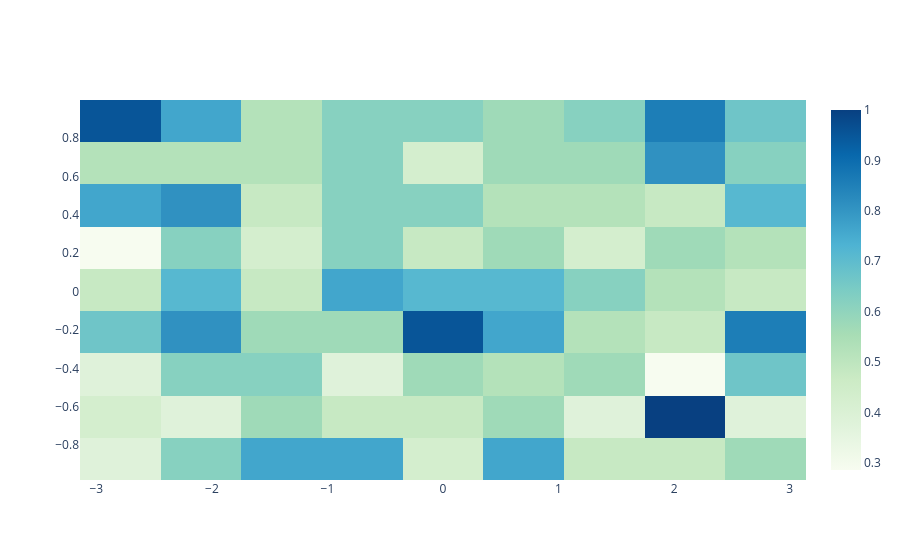
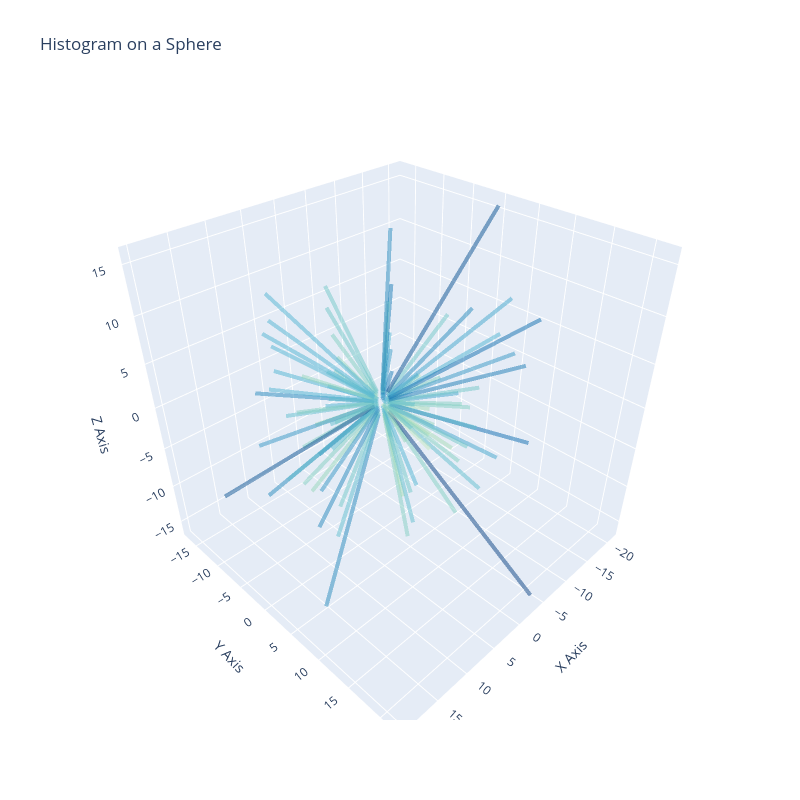

Source (notebook cell) for these figures, in order:
### Code cell
gp.globe_histogram(xs, 10, "GnBu")
